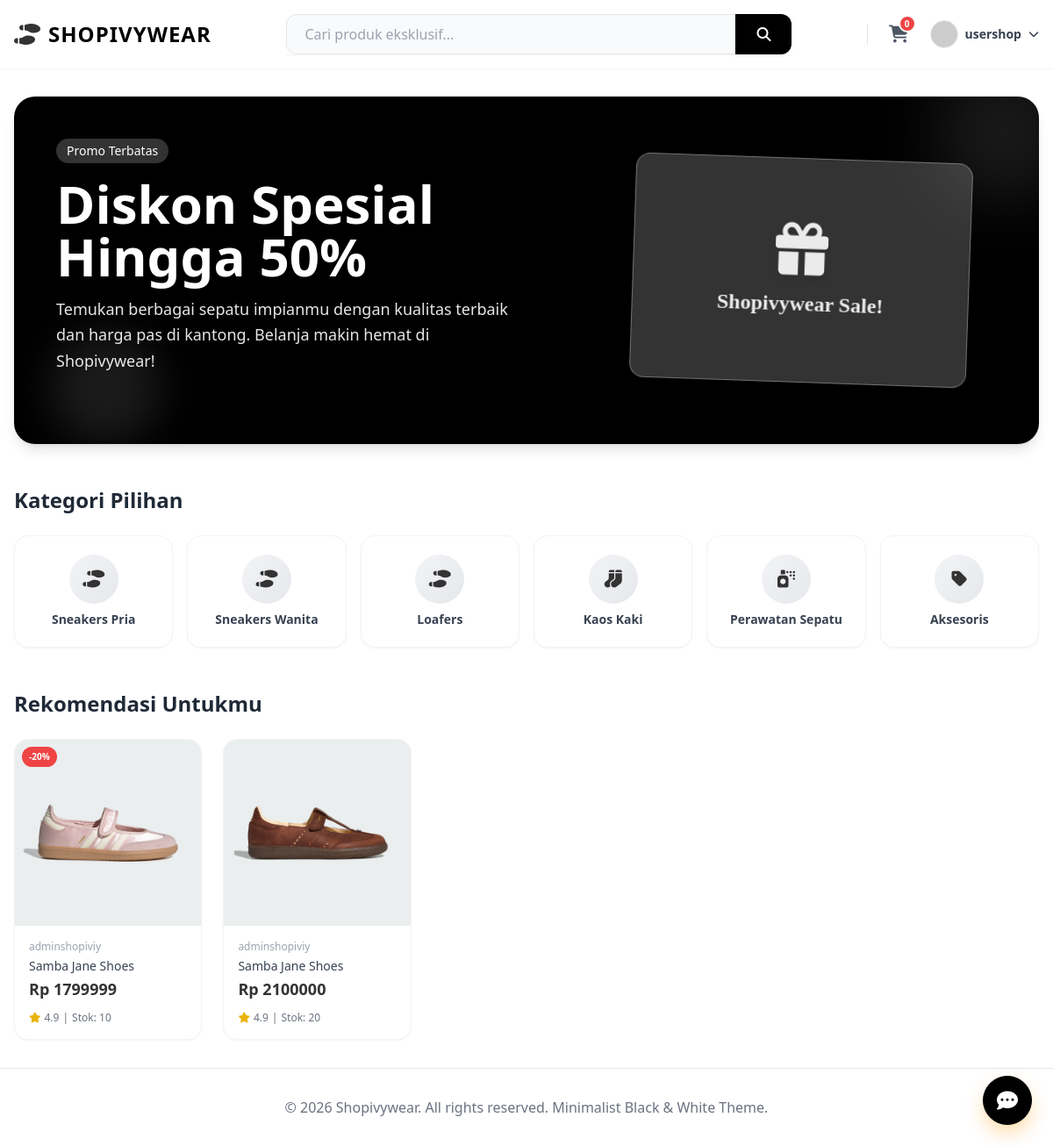
Screenshot of / (signed in) with the database file from the repository.
### orders/models.py (models this page shows, shortened)
class Cart(models.Model):
    user = models.OneToOneField(User, on_delete=models.CASCADE, related_name='cart')

### products/models.py (models this page shows, shortened)
class Product(models.Model):
    seller = models.ForeignKey(User, on_delete=models.CASCADE, related_name='products')
    category = models.ForeignKey(Category, on_delete=models.SET_NULL, null=True, related_name='products')
    name = models.CharField(max_length=255)
    slug = models.SlugField(unique=True, blank=True)
    description = models.TextField()
    price = models.DecimalField(max_digits=12, decimal_places=2)
    stock = models.IntegerField(default=0)
    image = models.ImageField(upload_to='products/', blank=True, null=True)
    image_url = models.URLField(blank=True, null=True) # Fallback URL
    sizes = models.ManyToManyField(Size, blank=True)
    colors = models.ManyToManyField(Color, blank=True)
    created_at = models.DateTimeField(auto_now_add=True)
    @property
    def get_image(self):
        if self.image:
            return self.image.url
        if self.image_url:
            return self.image_url
        return 'https://via.placeholder.com/300'

### accounts/models.py (models this page shows, shortened)
class UserProfile(models.Model):
    user = models.OneToOneField(User, on_delete=models.CASCADE, related_name='profile')
    is_seller = models.BooleanField(default=False)
    phone = models.CharField(max_length=20, blank=True)
    address = models.TextField(blank=True)
    store_name = models.CharField(max_length=100, blank=True)

### products/views.py (the view)
# urls.py: 2. Add a URL to urlpatterns:  path('', views.home, name='home')
def home(request):
    q = request.GET.get('q', '').strip()
    if q:
        products = Product.objects.filter(Q(name__icontains=q) | Q(description__icontains=q)).order_by('-created_at')
    else:
        products = Product.objects.all().order_by('-created_at')[:10]
    return render(request, 'index.html', {'db_products': products, 'search_query': q})

### templates/index.html (shortened to what this page needs)
{% extends 'base.html' %}
{% block content %}
<div class="bg-gradient-primary rounded-3xl p-8 md:p-12 text-white shadow-lg mb-12 flex flex-col md:flex-row items-center justify-between relative overflow-hidden">
    <div class="absolute -top-10 -right-10 w-40 h-40 bg-white opacity-10 rounded-full blur-2xl"></div>
    <div class="absolute bottom-0 left-10 w-32 h-32 bg-white opacity-10 rounded-full blur-xl"></div>
    <div class="md:w-1/2 mb-8 md:mb-0 relative z-10">
        <span class="inline-block px-3 py-1 bg-white/20 rounded-full text-sm font-medium mb-4 backdrop-blur-sm">Promo Terbatas</span>
        <h1 class="text-4xl md:text-5xl lg:text-6xl font-extrabold mb-4 leading-tight">Diskon Spesial<br>Hingga 50%</h1>
        <p class="text-lg mb-8 opacity-90 leading-relaxed font-light">Temukan berbagai sepatu impianmu dengan kualitas terbaik dan harga pas di kantong. Belanja makin hemat di Shopivywear!</p>
    </div>
    <div class="md:w-5/12 flex justify-center relative z-10 w-full">
        <div class="bg-white/20 border border-white/30 rounded-2xl w-full max-w-sm h-64 flex items-center justify-center backdrop-blur-md shadow-xl transform rotate-2 hover:rotate-0 transition duration-500">
            <div class="text-center">
                <i class="fas fa-gift text-6xl mb-4 opacity-90 drop-shadow-lg"></i>
                <h3 class="text-2xl font-bold font-serif opacity-90">Shopivywear Sale!</h3>
            </div>
        </div>
    </div>
</div>
<div class="mb-12">
    <div class="flex justify-between items-end mb-6">
        <h2 class="text-2xl font-bold text-gray-800">Kategori Pilihan</h2>
    </div>
    <div class="grid grid-cols-3 md:grid-cols-4 lg:grid-cols-6 gap-3 md:gap-4">
        <a href="{% url 'product_list' %}?category=sneakers-pria" class="bg-white p-4 rounded-2xl shadow-sm text-center card-hover cursor-pointer border border-gray-100 flex flex-col items-center justify-center h-32">
            <div class="bg-gradient-to-br from-gray-100 to-gray-200 w-14 h-14 rounded-full flex items-center justify-center mb-2">
                <i class="fas fa-shoe-prints text-xl text-secondary"></i>
            </div>
            <p class="font-semibold text-gray-700 text-sm">Sneakers Pria</p>
        </a>
        <a href="{% url 'product_list' %}?category=sneakers-wanita" class="bg-white p-4 rounded-2xl shadow-sm text-center card-hover cursor-pointer border border-gray-100 flex flex-col items-center justify-center h-32">
            <div class="bg-gradient-to-br from-gray-100 to-gray-200 w-14 h-14 rounded-full flex items-center justify-center mb-2">
                <i class="fas fa-shoe-prints text-xl text-secondary"></i>
            </div>
            <p class="font-semibold text-gray-700 text-sm">Sneakers Wanita</p>
        </a>
        <a href="{% url 'product_list' %}?category=loafers" class="bg-white p-4 rounded-2xl shadow-sm text-center card-hover cursor-pointer border border-gray-100 flex flex-col items-center justify-center h-32">
            <div class="bg-gradient-to-br from-gray-100 to-gray-200 w-14 h-14 rounded-full flex items-center justify-center mb-2">
                <i class="fas fa-shoe-prints text-xl text-secondary"></i>
            </div>
            <p class="font-semibold text-gray-700 text-sm">Loafers</p>
        </a>
        <a href="{% url 'product_list' %}?category=kaos-kaki" class="bg-white p-4 rounded-2xl shadow-sm text-center card-hover cursor-pointer border border-gray-100 flex flex-col items-center justify-center h-32">
            <div class="bg-gradient-to-br from-gray-100 to-gray-200 w-14 h-14 rounded-full flex items-center justify-center mb-2">
                <i class="fas fa-socks text-xl text-secondary"></i>
            </div>
            <p class="font-semibold text-gray-700 text-sm">Kaos Kaki</p>
        </a>
        <a href="{% url 'product_list' %}?category=perawatan" class="bg-white p-4 rounded-2xl shadow-sm text-center card-hover cursor-pointer border border-gray-100 flex flex-col items-center justify-center h-32 hidden md:flex">
            <div class="bg-gradient-to-br from-gray-100 to-gray-200 w-14 h-14 rounded-full flex items-center justify-center mb-2">
                <i class="fas fa-spray-can text-xl text-secondary"></i>
            </div>
            <p class="font-semibold text-gray-700 text-sm">Perawatan Sepatu</p>
        </a>
        <a href="{% url 'product_list' %}?category=aksesoris" class="bg-white p-4 rounded-2xl shadow-sm text-center card-hover cursor-pointer border border-gray-100 flex flex-col items-center justify-center h-32 hidden lg:flex">
            <div class="bg-gradient-to-br from-gray-100 to-gray-200 w-14 h-14 rounded-full flex items-center justify-center mb-2">
                <i class="fas fa-tag text-xl text-secondary"></i>
            </div>
            <p class="font-semibold text-gray-700 text-sm">Aksesoris</p>
        </a>
    </div>
</div>
<div>
    <h2 class="text-2xl font-bold mb-6 text-gray-800">Rekomendasi Untukmu</h2>
    <div class="grid grid-cols-2 md:grid-cols-3 lg:grid-cols-5 gap-4 md:gap-6" id="product-grid">
        {% for prod in db_products %}
        <a href="{% url 'product_detail' prod.id %}" class="product-item bg-white rounded-2xl shadow-sm overflow-hidden card-hover border border-gray-100 flex flex-col group relative block">
            {% if forloop.first %}
            <div class="absolute top-2 left-2 bg-red-500 text-white text-[10px] font-bold px-2 py-1 rounded-full z-10">-20%</div>
            {% endif %}
            <div class="relative overflow-hidden w-full pt-[100%] bg-gray-50">
                <img src="{{ prod.get_image }}" alt="{{ prod.name }}" class="absolute top-0 left-0 w-full h-full object-cover group-hover:scale-105 transition duration-500">
            </div>
            <div class="p-4 flex-grow flex flex-col">
                <p class="text-xs text-gray-400 mb-1 line-clamp-1">{{ prod.seller.profile.store_name|default:prod.seller.username }}</p>
                <h3 class="font-medium text-gray-700 mb-1 line-clamp-2 text-sm leading-snug group-hover:text-secondary transition">{{ prod.name }}</h3>
                <div class="mt-1 mb-2">
                    <p class="text-secondary font-extrabold text-lg leading-none">Rp {{ prod.price|floatformat:"0" }}</p>
                </div>
                <div class="mt-auto pt-2 flex justify-between items-center w-full">
                    <div class="text-xs text-gray-500 flex items-center font-medium">
                        <i class="fas fa-star text-yellow-500 mr-1"></i> 4.9 <span class="mx-1">|</span> Stok: {{ prod.stock }}
                    </div>
                </div>
            </div>
            <form action="{% url 'add_to_cart' prod.id %}" method="POST" class="absolute bottom-4 right-4 z-20">
            </form>
        </a>
        {% empty %}
        <p class="col-span-full text-center py-10 text-gray-400">Belum ada produk. Silahkan tambah melalui seller dashboard.</p>
        {% endfor %}
    </div>
</div>
{% endblock %}

### templates/components/navbar.html (shortened to what this page needs)
<nav x-data="{ mobileMenuOpen: false }" class="bg-white shadow-sm sticky top-0 z-50">
    <div class="max-w-7xl mx-auto px-4 py-4 flex justify-between items-center">
        <a href="/" class="text-2xl font-bold text-gradient flex items-center gap-2">
            <i class="fas fa-shoe-prints text-secondary"></i> Shopivywear
        </a>
        <form action="{% url 'home' %}" method="GET" class="hidden md:flex flex-grow max-w-xl mx-8 relative shadow-sm">
            <input type="text" name="q" value="{{ search_query|default:'' }}" placeholder="Cari produk eksklusif..." class="w-full px-5 py-2.5 bg-gray-50 border border-gray-200 rounded-l-xl focus:outline-none focus:bg-white focus:ring-2 focus:ring-primary/20 transition">
            <button type="submit" class="bg-gradient-primary px-6 rounded-r-xl text-white font-bold hover:shadow-lg transition"><i class="fas fa-search"></i></button>
        </form>
        <div class="hidden md:flex items-center gap-6">
            {% if request.user.is_authenticated %}
                <a href="{% url 'cart' %}" class="relative hover:text-secondary transition flex items-center group">
                    <i class="fas fa-shopping-cart text-xl text-gray-600 group-hover:text-secondary transition"></i>
                    <span class="absolute -top-2 -right-2 bg-red-500 border-2 border-white text-white text-[10px] font-bold rounded-full h-5 w-5 flex items-center justify-center">{{ request.user.cart.items.count|default:"0" }}</span>
                </a>
                <div class="relative group" x-data="{ userMenu: false }">
                    <button @click="userMenu = !userMenu" @click.away="userMenu = false" class="flex items-center gap-2 font-bold text-sm text-gray-700 hover:text-primary transition focus:outline-none">
                        <img src="https://ui-avatars.com/api/?name={{ request.user.username }}&background=random" class="w-8 h-8 rounded-full border border-gray-200">
                        {{ request.user.username }} <i class="fas fa-chevron-down text-xs"></i>
                    </button>
                </div>
            {% endif %}
        </div>
    </div>
</nav>

### templates/base.html (style rules this page uses)
body { background-color: #ffffff; color: #111111; }
.bg-gradient-primary { background: #000000; }
.text-gradient { color: #000000; font-weight: 800; text-transform: uppercase; letter-spacing: 1px; }
.card-hover { transition: transform 0.3s ease, box-shadow 0.3s ease; border: 1px solid #eeeeee; }

### rows the page displays
Product: shows "-20%", get_image (picture), seller.profile.store_name "adminshopiviy", name "Samba Jane Shoes", price "1799999", stock "10"
Product: get_image (picture), seller.profile.store_name "adminshopiviy", name "Samba Jane Shoes", price "2100000", stock "20"

### other values shown
{{ request.user.cart.items.count|default:"0" }} "0"
{{ request.user.username }} "usershop"
